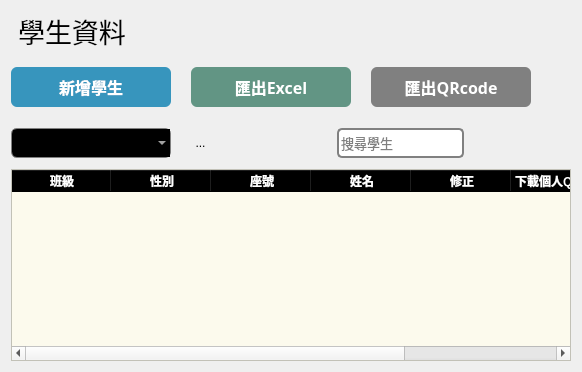
                  <widget class="QWidget" name="widget" native="true">
                   <property name="styleSheet">
                    <string notr="true">QComboBox{
border:1px solid gray;
border-radius:6px;
padding:1px 18px 1px 3px;
background-color:black;
color:white;
selection-background-color:black;
}


QLineEdit{
    background-color: white;
    border-radius: 5px;
border:2px solid gray;
}

</string>
                   </property>
                   <layout class="QVBoxLayout" name="verticalLayout_5">
                    <item>
                     <widget class="QLabel" name="label">
                      <property name="font">
                       <font>
                        <family>微軟正黑體</family>
                        <pointsize>20</pointsize>
                       </font>
                      </property>
                      <property name="text">
                       <string> 學生資料</string>
                      </property>
                     </widget>
                    </item>
                    <item>
                     <layout class="QHBoxLayout" name="horizontalLayout_9">
                      <property name="spacing">
                       <number>20</number>
                      </property>
                      <property name="topMargin">
                       <number>10</number>
                      </property>
                      <property name="bottomMargin">
                       <number>10</number>
                      </property>
                      <item>
                       <widget class="QPushButton" name="btn_push_create_stu">
                        <property name="minimumSize">
                         <size>
                          <width>160</width>
                          <height>40</height>
                         </size>
                        </property>
                        <property name="maximumSize">
                         <size>
                          <width>160</width>
                          <height>40</height>
                         </size>
                        </property>
                        <property name="font">
                         <font>
                          <family>微軟正黑體</family>
                          <pointsize>12</pointsize>
                          <weight>75</weight>
                          <bold>true</bold>
                         </font>
                        </property>
                        <property name="styleSheet">
                         <string notr="true">#btn_push_create_stu{
border:none;
border-radius :6px;
background-color: #3795BD;
color:white;
}

#btn_push_create_stu:hover{
border:none;
border-radius :6px;
background-color: #3A6D8C;

color:white;
}

#btn_push_create_stu:check{
border:none;
border-radius :6px;
background-color: #3A6D8C;

color:white;
}</string>
                        </property>
                        <property name="text">
                         <string>新增學生</string>
                        </property>
                        <property name="icon">
                         <iconset>
                          <normaloff>icon/person_add.png</normaloff>icon/person_add.png</iconset>
                        </property>
                        <property name="iconSize">
                         <size>
                          <width>30</width>
                          <height>30</height>
                         </size>
                        </property>
                        <property name="checkable">
                         <bool>true</bool>
                        </property>
                        <property name="autoExclusive">
                         <bool>true</bool>
                        </property>
                       </widget>
                      </item>
                      <item>
                       <widget class="QPushButton" name="btn_import_excel">
                        <property name="minimumSize">
                         <size>
                          <width>160</width>
                          <height>40</height>
                         </size>
                        </property>
                        <property name="maximumSize">
                         <size>
                          <width>160</width>
                          <height>40</height>
                         </size>
                        </property>
                        <property name="font">
                         <font>
                          <family>微軟正黑體</family>
                          <pointsize>12</pointsize>
                          <weight>75</weight>
                          <bold>true</bold>
                         </font>
                        </property>
                        <property name="styleSheet">
                         <string notr="true">#btn_import_excel{
border:none;
border-radius :6px;
background-color: #629584;
color:white;
}

#btn_import_excel:hover{
border:none;
border-radius :6px;
background-color:#387478;
color:white;
}

#btn_import_excel:check{
border:none;
border-radius :6px;
background-color:#387478c;
color:white;

}</string>
                        </property>
                        <property name="text">
                         <string>匯出Excel</string>
                        </property>
                        <property name="icon">
                         <iconset>
                          <normaloff>icon/import_excel.png</normaloff>icon/import_excel.png</iconset>
                        </property>
                        <property name="iconSize">
                         <size>
                          <width>30</width>
                          <height>30</height>
                         </size>
                        </property>
                       </widget>
                      </item>
                      <item>
                       <widget class="QPushButton" name="btn_import_qrcode">
                        <property name="minimumSize">
                         <size>
                          <width>160</width>
                          <height>40</height>
                         </size>
                        </property>
                        <property name="maximumSize">
                         <size>
                          <width>160</width>
                          <height>40</height>
                         </size>
                        </property>
                        <property name="font">
                         <font>
                          <family>微軟正黑體</family>
                          <pointsize>12</pointsize>
                          <weight>75</weight>
                          <bold>true</bold>
                         </font>
                        </property>
                        <property name="styleSheet">
                         <string notr="true">#btn_import_qrcode{
border:none;
border-radius :6px;
background-color:gray;
color:white;
}

#btn_import_qrcode:hover{
border:none;
border-radius :6px;
background-color: black;
color:white;
}

#btn_import_qrcode:check{
border:none;
border-radius :6px;
background-color:black;
color: white;
}</string>
                        </property>
                        <property name="text">
                         <string>匯出QRcode</string>
                        </property>
                        <property name="icon">
                         <iconset>
                          <normaloff>icon/import_qr_code.png</normaloff>icon/import_qr_code.png</iconset>
                        </property>
                        <property name="iconSize">
                         <size>
                          <width>30</width>
                          <height>30</height>
                         </size>
                        </property>
                       </widget>
                      </item>
                      <item>
                       <spacer name="spacer">
                        <property name="orientation">
                         <enum>Qt::Horizontal</enum>
                        </property>
                        <property name="sizeHint" stdset="0">
                         <size>
                          <width>40</width>
                          <height>20</height>
                         </size>
                        </property>
                       </spacer>
                      </item>
                     </layout>
                    </item>
                    <item>
                     <layout class="QHBoxLayout" name="horizontalLayout_12">
                      <property name="spacing">
                       <number>20</number>
                      </property>
                      <property name="topMargin">
                       <number>5</number>
                      </property>
                      <property name="bottomMargin">
                       <number>5</number>
                      </property>
                      <item>
                       <widget class="QComboBox" name="box_search_class">
                        <property name="minimumSize">
                         <size>
                          <width>160</width>
                          <height>30</height>
                         </size>
                        </property>
                        <property name="maximumSize">
                         <size>
                          <width>160</width>
                          <height>60</height>
                         </size>
                        </property>
                        <property name="font">
                         <font>
                          <family>微軟正黑體</family>
                          <pointsize>10</pointsize>
                         </font>
                        </property>
                       </widget>
                      </item>
                      <item>
                       <widget class="QToolButton" name="btn_filter">
                        <property name="styleSheet">
                         <string notr="true">
QToolButton {
    border: none; /* 去掉邊框 */
}</string>
                        </property>
                        <property name="text">
                         <string>...</string>
                        </property>
                        <property name="icon">
                         <iconset>
                          <normaloff>icon/filter_alt.png</normaloff>icon/filter_alt.png</iconset>
                        </property>
                        <property name="iconSize">
                         <size>
                          <width>30</width>
                          <height>30</height>
                         </size>
                        </property>
                       </widget>
                      </item>
                      <item>
                       <spacer name="horizontalSpacer_5">
                        <property name="orientation">
                         <enum>Qt::Horizontal</enum>
                        </property>
                        <property name="sizeHint" stdset="0">
                         <size>
                          <width>40</width>
                          <height>20</height>
                         </size>
                        </property>
                       </spacer>
                      </item>
                      <item>
                       <widget class="QLineEdit" name="txt_search_stu">
                        <property name="minimumSize">
                         <size>
                          <width>0</width>
                          <height>30</height>
                         </size>
                        </property>
                        <property name="maximumSize">
                         <size>
                          <width>500</width>
                          <height>60</height>
                         </size>
                        </property>
                        <property name="font">
                         <font>
                          <family>微軟正黑體</family>
                          <pointsize>10</pointsize>
                         </font>
                        </property>
                        <property name="placeholderText">
                         <string>搜尋學生</string>
                        </property>
                       </widget>
                      </item>
                      <item>
                       <spacer name="horizontalSpacer_4">
                        <property name="orientation">
                         <enum>Qt::Horizontal</enum>
                        </property>
                        <property name="sizeHint" stdset="0">
                         <size>
                          <width>40</width>
                          <height>20</height>
                         </size>
                        </property>
                       </spacer>
                      </item>
                     </layout>
                    </item>
                    <item>
                     <widget class="QTableWidget" name="table_stu">
                      <property name="font">
                       <font>
                        <family>微軟正黑體</family>
                        <pointsize>12</pointsize>
                        <weight>75</weight>
                        <bold>true</bold>
                       </font>
                      </property>
                      <property name="styleSheet">
                       <string notr="true">QHeaderView::section{
font-weight: bold;
background-color: black;
color:white;
}

QTableWidget{
alternate-background-color: #D8D9DA;
background-color:#FCFAED;
}</string>
                      </property>
                      <property name="alternatingRowColors">
                       <bool>true</bool>
                      </property>
                      <column>
                       <property name="text">
                        <string>班級</string>
                       </property>
                      </column>
                      <column>
                       <property name="text">
                        <string>性別</string>
                       </property>
                      </column>
                      <column>
                       <property name="text">
                        <string>座號</string>
                       </property>
                      </column>
                      <column>
                       <property name="text">
                        <string>姓名</string>
                       </property>
                      </column>
                      <column>
                       <property name="text">
                        <string>修正</string>
                       </property>
                      </column>
                      <column>
                       <property name="text">
                        <string>下載個人QRcode</string>
                       </property>
                      </column>
                      <column>
                       <property name="text">
                        <string>刪除</string>
                       </property>
                      </column>
                     </widget>
                    </item>
                   </layout>
                  </widget>
